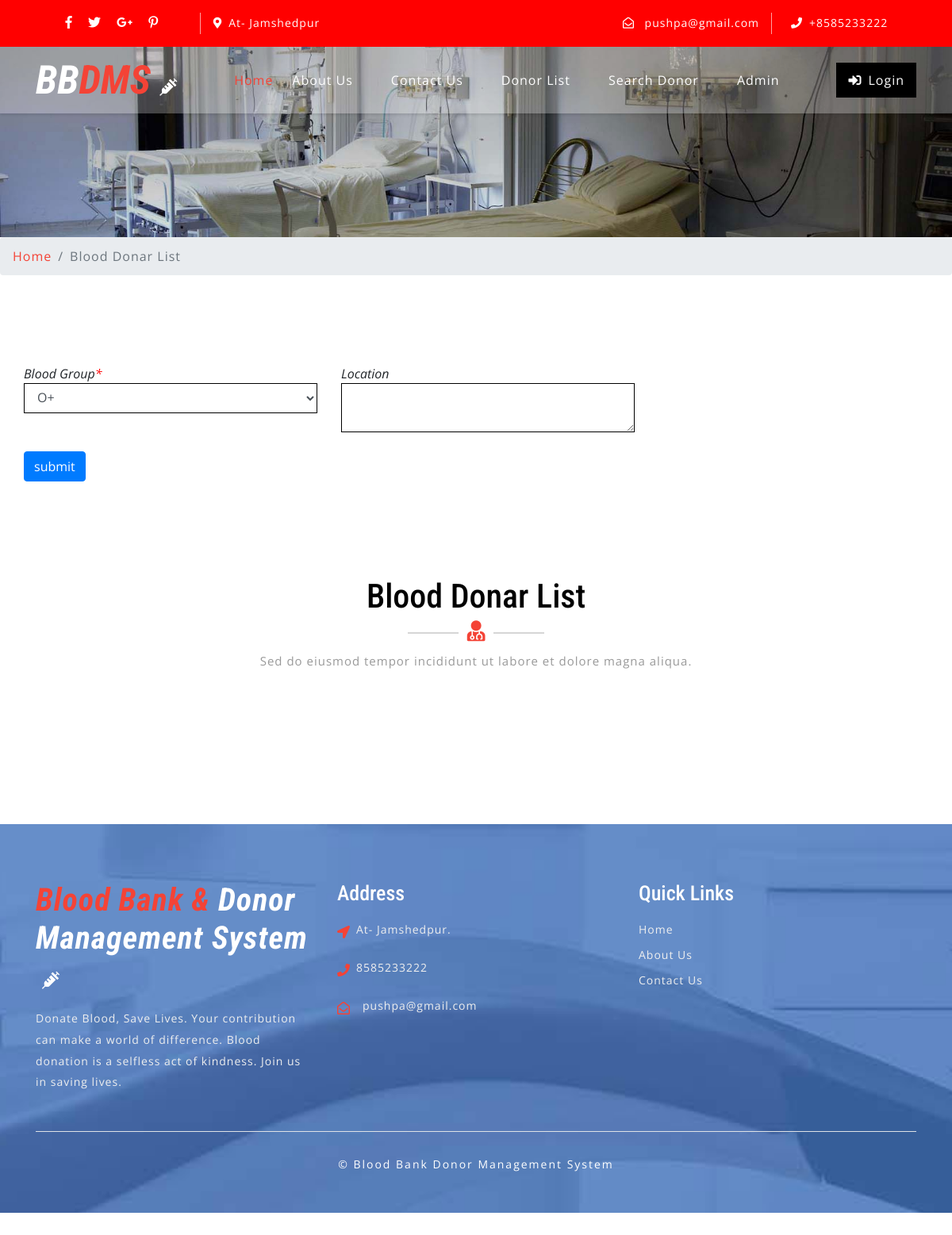
Screenshot of /saerch-donar.php with the database file from the repository.
### tables this page shows
CREATE TABLE `tblcontactusinfo` (
  `id` int(11) NOT NULL,
  `Address` tinytext DEFAULT NULL,
  `EmailId` varchar(255) DEFAULT NULL,
  `ContactNo` char(11) DEFAULT NULL
);

### saerch-donar.php (the view, shortened to what this page needs)
<?php error_reporting(0);
include('includes/config.php');
?>
<!DOCTYPE html>
<html lang="zxx">
<head>
	<link rel="stylesheet" href="css/bootstrap.css">
	<link rel="stylesheet" href="css/style.css" type="text/css" media="all" />
	<link rel="stylesheet" href="css/fontawesome-all.css">
</head>
<body>
	<?php include('includes/header.php');?>
	<div class="inner-banner-w3ls">
	</div>
	<div class="breadcrumb-agile">
		<div aria-label="breadcrumb">
			<ol class="breadcrumb">
				<li class="breadcrumb-item">
					<a href="index.php">Home</a>
				</li>
				<li class="breadcrumb-item active" aria-current="page">Blood Donar List</li>
			</ol>
		</div>
	</div>
	<div class="agileits-contact py-5">
		<div class="py-xl-5 py-lg-3">
			<form name="donar" method="post" style="padding-left: 30px;">
<div class="row">
<div class="col-lg-4 mb-4">
<div class="font-italic">Blood Group<span style="color:red">*</span> </div>
<div><select name="bloodgroup" class="form-control" required>
<?php $sql = "SELECT * from  tblbloodgroup ";
$query = $dbh -> prepare($sql);
$query->execute();
$results=$query->fetchAll(PDO::FETCH_OBJ);
if($query->rowCount() > 0)
{
foreach($results as $result)
{               ?>
<option value="<?php echo htmlentities($result->BloodGroup);?>"><?php echo htmlentities($result->BloodGroup);?></option>
<?php }} ?>
</select>
</div>
</div>
<div class="col-lg-4 mb-4">
<div class="font-italic">Location </div>
<div><textarea class="form-control" name="location"></textarea></div>
</div>
</div>
<div class="row">
<div class="col-lg-4 mb-4">
<div><input type="submit" name="sub" class="btn btn-primary" value="submit" style="cursor:pointer"></div>
</div>
</div>
</form>
	<div class="agileits-contact py-5">
		<div class="py-xl-5 py-lg-3">
			<div class="w3ls-titles text-center mb-5">
				<h3 class="title">Blood Donar List</h3>
				<span>
					<i class="fas fa-user-md"></i>
				</span>
				<p class="mt-2">Sed do eiusmod tempor incididunt ut labore et dolore magna aliqua.</p>
			</div>
			<div class="d-flex">
			</div>
		</div>
	</div>
	<?php include('includes/footer.php');?>
</body>
</html>

### includes/header.php (shortened to what this page needs)
    <header>
        <div class="top-bar py-3">
            <div class="container">
                <div class="row">
                    <div class="col-lg-7 top-social-agile">
                        <div class="row">
                            <ul class="col-lg-4 col-6 top-right-info text-center">
                                <li>
                                    <a href="#">
                                        <i class="fab fa-facebook-f"></i>
                                    </a>
                                </li>
                                <li class="mx-3">
                                    <a href="#">
                                        <i class="fab fa-twitter"></i>
                                    </a>
                                </li>
                                <li>
                                    <a href="#">
                                        <i class="fab fa-google-plus-g"></i>
                                    </a>
                                </li>
                                <li class="ml-3">
                                    <a href="#">
                                        <i class="fab fa-pinterest-p"></i>
                                    </a>
                                </li>
                            </ul><?php
$sql = "SELECT * from tblcontactusinfo";
$query = $dbh -> prepare($sql);
$query->execute();
$results=$query->fetchAll(PDO::FETCH_OBJ);
if($query->rowCount() > 0)
{
foreach($results as $result)
{ ?>
                            <div class="col-6 header-top_w3layouts pl-3 text-lg-left text-center">
                                <p class="text-white">
                                    <i class="fas fa-map-marker-alt mr-2"></i><?php  echo $result->Address; ?></p>
                            </div>
                        </div>
                    </div>
                    <div class="col-lg-5 top-social-agile text-lg-right text-center">
                        <div class="row">
                            <div class="col-lg-7 col-6 top-w3layouts">
                                <p class="text-white">
                                    <i class="far fa-envelope-open mr-2"></i>
                                    <a href="mailto:info@example.com" class="text-white"><?php  echo $result->EmailId; ?></a>
                                </p>
                            </div>
                            <div class="col-lg-5 col-6 header-w3layouts pl-4 text-lg-left">
                                <p class="text-white">
                                    <i class="fas fa-phone mr-2"></i>+<?php  echo $result->ContactNo; ?></p>
                            </div>
                        </div><?php } } ?>
                    </div>
                </div>
            </div>
        </div>
    </header>
    <div id="home">
        <div class="main-top py-1">
            <nav class="navbar navbar-expand-lg navbar-light fixed-navi">
                <div class="container">
                    <h1>
                        <a class="navbar-brand font-weight-bold font-italic" href="index.php">
                            <span>BB</span>DMS
                            <i class="fas fa-syringe"></i>
                        </a>
                    </h1>
                    <div class="collapse navbar-collapse text-center" id="navbarSupportedContent">
                        <ul class="navbar-nav ml-lg-auto">
                            <li class="nav-item active mt-lg-0 mt-3">
                                <a class="nav-link" href="index.php">Home
                                </a>
                            </li>
                            <li class="nav-item mx-lg-4 my-lg-0 my-3">
                                <a class="nav-link" href="about.php">About Us</a>
                            </li>
                            <li class="nav-item mx-lg-4 my-lg-0 my-3">
                                <a class="nav-link" href="contact.php">Contact Us</a>
                            </li>
                            <li class="nav-item mx-lg-4 my-lg-0 my-3">
                                <a class="nav-link" href="donor-list.php">Donor List</a>
                            </li>
                            <li class="nav-item mx-lg-4 my-lg-0 my-3">
                                <a class="nav-link" href="search-donor.php">Search Donor</a>
                            </li>
                            <?php if (strlen($_SESSION['bbdmsdid']==0)) {?>
                            <li class="nav-item mx-lg-4 my-lg-0 my-3">
                                <a class="nav-link" href="admin/index.php">Admin</a>
                            </li>
                        </ul>
                        <a href="login.php" class="login-button ml-lg-5 mt-lg-0 mt-4 mb-lg-0 mb-3" >
                            <i class="fas fa-sign-in-alt mr-2"></i>Login</a><?php } ?>
                    </div>
                </div>
            </nav>
        </div>
    </div>

### includes/footer.php (shortened to what this page needs)
<footer>
    <div class="w3ls-footer-grids pt-sm-4 pt-3">
      <div class="container py-xl-5 py-lg-3">
        <div class="row">
          <div class="col-md-4 w3l-footer">
            <h2 class="mb-sm-3 mb-2">
              <a href="index.php" class="text-white font-italic font-weight-bold">
                <span>Blood Bank & </span>Donor Management System
                <i class="fas fa-syringe ml-2"></i>
              </a>
            </h2>
            <p> Donate Blood, Save Lives. Your contribution can make a world of difference. Blood donation is a selfless act of kindness. Join us in saving lives. </p>
          </div>
          <div class="col-md-4 w3l-footer my-md-0 my-4">
            <h3 class="mb-sm-3 mb-2 text-white">Address</h3>
            <ul class="list-unstyled">
              <?php
$sql = "SELECT * from tblcontactusinfo";
$query = $dbh -> prepare($sql);
$query->execute();
$results=$query->fetchAll(PDO::FETCH_OBJ);
if($query->rowCount() > 0)
{
foreach($results as $result)
{ ?>
              <li>
                <i class="fas fa-location-arrow float-left"></i>
                <p class="ml-4">
                  <span><?php  echo $result->Address; ?>. </p>
                <div class="clearfix"></div>
              </li>
              <li class="my-3">
                <i class="fas fa-phone float-left"></i>
                <p class="ml-4"><?php  echo $result->ContactNo; ?></p>
                <div class="clearfix"></div>
              </li>
              <li>
                <i class="far fa-envelope-open float-left"></i>
                <a href="mailto:info@example.com" class="ml-3"><?php  echo $result->EmailId; ?></a>
                <div class="clearfix"></div>
              </li>
            <?php } } ?></ul>
          </div>
          <div class="col-md-4 w3l-footer">
            <h3 class="mb-sm-3 mb-2 text-white">Quick Links</h3>
            <div class="nav-w3-l">
              <ul class="list-unstyled">
                <li>
                  <a href="index.php">Home</a>
                </li>
                <li class="mt-2">
                  <a href="about.php">About Us</a>
                </li>
                <li class="mt-2">
                  <a href="contact.php">Contact Us</a>
                </li>
              </ul>
            </div>
          </div>
        </div>
        <div class="border-top mt-5 pt-lg-4 pt-3 pb-lg-0 pb-3 text-center">
          <p class="copy-right-grids mt-lg-1">©  Blood Bank Donor Management System
          </p>
        </div>
      </div>
    </div>
  </footer>

### css/style.css (style rules this page uses)
body { padding: 0; margin: 0; background: #FFF; font-family: 'Open Sans', sans-serif; }
body a { transition: 0.5s all; -webkit-transition: 0.5s all; -moz-transition: 0.5s all; -o-transition: 0.5s all; -ms-transition: 0.5s all; text-decoration: none; }
input[type="button"], input[type="submit"] { transition: 0.5s all; -webkit-transition: 0.5s all; -moz-transition: 0.5s all; -o-transition: 0.5s all; -ms-transition: 0.5s all; }
h1, h2, h3, h4, h5, h6 { margin: 0; padding: 0; font-family: 'Roboto Condensed', sans-serif; }
p { margin: 0; padding: 0; font-family: 'Open Sans', sans-serif; font-size: 15px; letter-spacing: 1px; line-height: 1.9; color: #999; }
ul, ol { margin: 0; padding: 0; }
.top-bar { background: red; }
.top-right-info li i { color: #fff; transition: 0.5s all; -webkit-transition: 0.5s all; -moz-transition: 0.5s all; -o-transition: 0.5s all; -ms-transition: 0.5s all; }
.top-right-info li { display: inline-block; }
.header-top_w3layouts p, .header-w3layouts p, .top-w3layouts p { font-size: 14px; }
.header-top_w3layouts, .header-w3layouts { border-left: 1px solid rgba(255, 255, 255, 0.63); }
div#home { position: relative; }
.main-top { position: absolute; z-index: 999; width: 100%; background: rgba(255, 255, 255, 0.26); box-shadow: 0 2px 3px 0 rgba(0, 0, 0, 0.1); -webkit-transition: background-color .1s ease-in-out; -moz-transition: background-color .1s ease-in-out; -ms-transition: background-color .1s ease-in-out; -o-transition: background-color .1s ease-in-out; transition: background-color .1s ease-in-out; }
.navbar-light .navbar-nav .nav-link { padding: 0; color: #fff; background: transparent; font-size: 16px; letter-spacing: 1px; }
.navbar-light .navbar-nav .show>.nav-link, .navbar-light .navbar-nav .active>.nav-link, .navbar-light .navbar-nav .nav-link.show, .navbar-light .navbar-nav .nav-link.active, .navbar-light .navbar-nav .nav-link:hover, .navbar-light .navbar-nav .nav-link:focus { color: #f44336; }
nav.fixed-navi ul { list-style: none; margin: 0; padding: 0; }
nav.fixed-navi ul li { float: left; }
a.navbar-brand { color: #f44336; font-size: 50px; padding: 0; }
.navbar-light .navbar-brand, .navbar-light .navbar-brand:hover, .navbar-light .navbar-brand:focus, .w3l-footer h2 a span { color: #f44336; }
a.navbar-brand span { color: #fff; }
a.navbar-brand i, .w3l-footer h2 a i { color: #fff; font-size: 22px; }
a.login-button { color: #fff; letter-spacing: 1px; font-size: 16px; padding: 10px 15px; background: #000; display: inline-block; }
.form-control { border-radius: 0px }
h3.title { color: #000; font-size: 42px; }
.w3ls-titles span { position: relative; }
.w3ls-titles span:before { content: " "; background: #d6d6d6; width: 64px; height: 2px; position: absolute; top: 9px; left: -75px; }
.w3ls-titles span:after { content: " "; background: #d6d6d6; width: 64px; height: 2px; position: absolute; top: 9px; right: -75px; }
.w3ls-titles i { color: #f44336; font-size: 26px; margin-top: 5px; }
footer { background: url(../images/bg3.jpg) no-repeat center fixed; background-size: cover; -webkit-background-size: cover; -moz-background-size: cover; -o-background-size: cover; -moz-background-size: cover; }
.w3l-footer h2 a { font-size: 40px; letter-spacing: 1px; }
.w3l-footer h3 { font-size: 26px; }
.w3l-footer p, .w3l-footer p a, .w3l-footer ul li a { font-size: 14px; color: #efefef; letter-spacing: 1px; }
.w3l-footer ul li i { color: #f44336; line-height: 2; }
p.copy-right-grids { font-size: 14px; color: #fff; letter-spacing: 2px; }
.inner-banner-w3ls { background: url(../images/banner3.jpg) no-repeat center; background-size: cover; -webkit-background-size: cover; -moz-background-size: cover; -o-background-size: cover; -moz-background-size: cover; height: 20vw; }
.breadcrumb li a { color: #f44336; }
.breadcrumb li { letter-spacing: 1px; color: #000; }
select.form-control:not([size]):not([multiple]) { height: inherit; }

### rows the page displays
tblcontactusinfo: Address "At- Jamshedpur", EmailId "pushpa@gmail.com", ContactNo "8585233222"

### other values shown
form field bloodgroup "O+"
